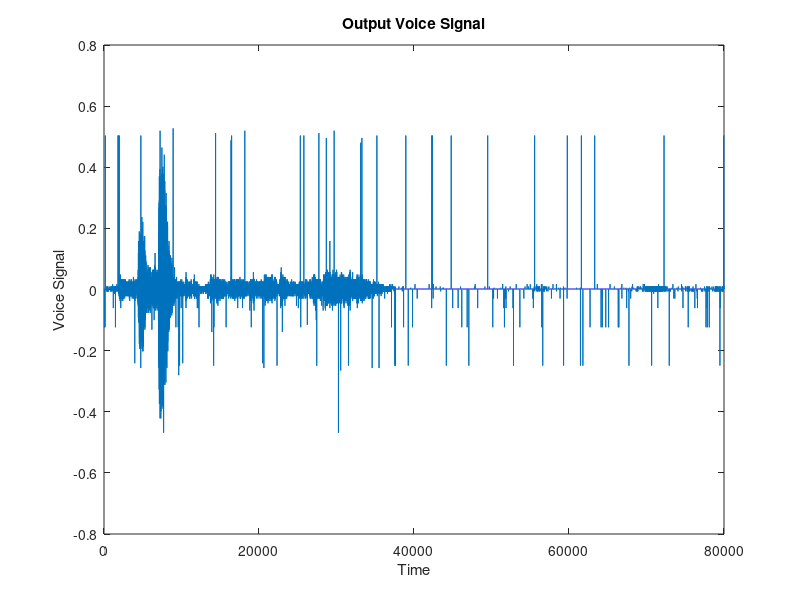

The MATLAB script that drew this image:
% clear all;close all; clc;
load VoiceData;
fc=99000000;
fcs=10*fc;
Ts=1/fcs;
Tc=1/fc;
M=1;
data=digital_line;
n=M*length(data);
t=0:Ts:n*Tc;
%% carrier
carrier=cos(2*pi*fc*t+(pi/2));
%% importing 
pData=data*2-1;
%% squaredata
tp=0:Ts:Tc*M;
exdata=zeros(1,length(data)*(length(tp)-1));
index1=1;
for i=1:length(data)
    for j=1:length(tp)-1
        exdata(index1)=pData(i);
        index1=index1+1;
    end
end
exdata=[exdata 0];

%% modulation
mSig=exdata.*carrier;

%% channel
SNR=3;
ch=awgn(mSig,SNR,'measured');
rx=ch/(10^6);


%% demodulation
demSig=rx.*carrier;

%% LNA
amp1=demSig*10;
amp2=awgn(amp1,7,'measured');
%% decoding
k=1;
rcv=zeros(1,length(data)); 
index=0;
for i=1:length(data)
   index=index+1;
    sm=0;
    for j=1:length(tp)-1
        sm=sm+ amp2(k);
        k=k+1;
   end
    if(sm>0)
        rcv(index)=1;
    else
        rcv(index)=0;
    end
end
%% BER
[number,ratio] = biterr(digital_line,rcv);
%% DAC
tl = (0:1:Fs*Vlength-1); 
out=zeros(1,Fs*Vlength-1);

for j=0:Fs*Vlength-1
    out(j+1)=bi2de(rcv((j*nBits)+(1:nBits)));
end
out=(out/(2^nBits-1))+mini;
plot(tl,out);
title('Output Voice Signal')
xlabel('Time') 
ylabel('Voice Signal') 
sound(out);
